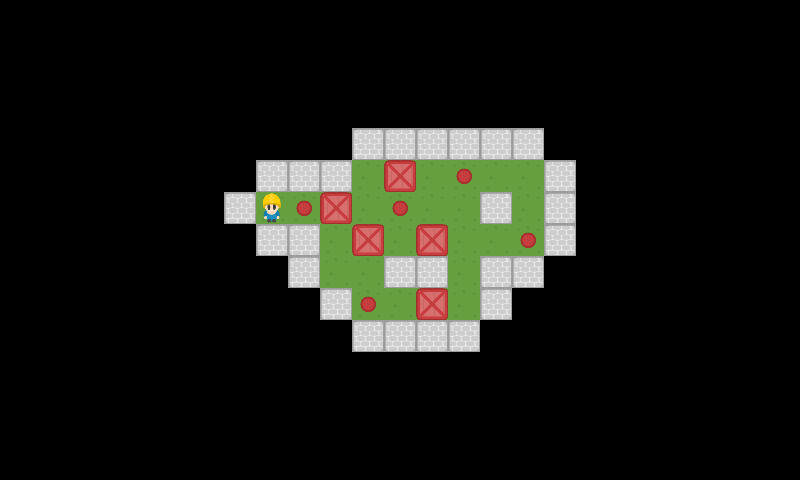

This is a level from a 2D game, rendered from its Tiled map with the project's own tilesets. A one-line summary and the map file follow, with tile-layer data summarised:
An orthogonal 25x15 tile map with 32x32 px tiles, 2 tile layers (StaticMap, Objetos).

<map version="1.0" orientation="orthogonal" renderorder="right-down" width="25" height="15" tilewidth="32" tileheight="32">
 <tileset firstgid="1" source="Tileset.tsx" />
 <layer name="StaticMap" width="25" height="15">
  <data>[375 cells, 55 non-empty, 2 distinct tile ids]</data>
 </layer>
 <layer name="Objetos" width="25" height="15">
  <data>[375 cells, 11 non-empty, 3 distinct tile ids]</data>
 </layer>
</map>
